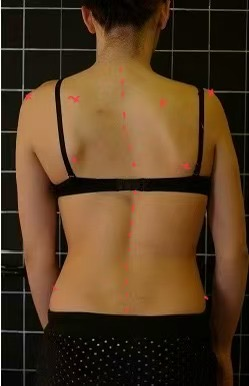
#> input picture app/uploads/back_1742291482_B93A44FA1763A4CEAFDCC8DC4DAD5638.jpg, 249 x 386 px; its folder holds only this picture in this run
$ python -i back_detector.py   (imports and definitions only)   (older library calls are emulated)
#> lines starting #> are read from the running program, lines starting #| are printed output that depends on the picture
#> further down, picture is the input picture: shape (386, 249, 3); mean B, G, R 34.9, 60.2, 85.2
### app/utils/anatomy_postprocess.py
import numpy as np
import cv2
from scipy.spatial import distance

class SpinePostProcessor:
    """基于解剖学约束的脊柱后处理"""

    def __init__(self, max_curve_angle=15, min_vertebra_dist=10):
        """
        Args:
            max_curve_angle: 最大允许的脊柱弯曲角度(度)
            min_vertebra_dist: 相邻椎骨最小距离(像素)
        """
        self.max_curve_angle = max_curve_angle
        self.min_vertebra_dist = min_vertebra_dist

    def apply_constraints(self, keypoints, image_shape):
        """应用解剖学约束"""
        # 1. 过滤低置信度关键点
        valid_points = keypoints[keypoints[:,2] > 0.5][:,:2] if keypoints.shape[1] > 2 else keypoints

        if len(valid_points) < 4:  # 需要至少4个点进行有意义的处理
            return valid_points, 0.0, 0.0

        # 2. 按y坐标排序（从上到下）
        valid_points = valid_points[np.argsort(valid_points[:, 1])]

        # 3. 强制最小椎骨间距
        valid_points = self._enforce_min_distance(valid_points)

        # 4. 检查椎体排列方向一致性
        valid_points = self._check_orientation(valid_points)

        # 5. 平滑脊柱曲线
        smoothed_points = self._smooth_curve(valid_points)

        # 6. 计算解剖学合理性评分
        symmetry_score = self._calc_symmetry(smoothed_points, image_shape)
        curvature_score = self._calc_curvature(smoothed_points)

        return smoothed_points, symmetry_score, curvature_score

    # [154 lines left out: functions _enforce_min_distance, _check_orientation, _smooth_curve, _calc_symmetry, _calc_curvature, visualize_postprocess, not called in this run]

### app/models/back_detector.py
import cv2
import numpy as np
import os
import logging
from pathlib import Path
from flask import current_app
import traceback
import time


class BackSpineDetector:
    """背部脊柱检测器 - 使用增强图像处理技术检测背部照片中的脊柱线"""

    def __init__(self, config=None):
        """初始化检测器

        Args:
            config: 配置参数
        """
        self.logger = logging.getLogger(__name__)

        # 默认配置
        self.config = {
            'num_keypoints': 17,  # 脊柱关键点数量
            'debug_mode': False,  # 调试模式
            'debug_dir': str(Path(__file__).parent.parent.parent / 'debug'),
            'hough_threshold': 30,  # 霍夫线检测阈值
            'hough_min_length': 50,  # 霍夫线最小长度
            'hough_max_gap': 10,    # 霍夫线最大间隔
            'edge_threshold1': 30,  # Canny边缘检测低阈值
            'edge_threshold2': 90   # Canny边缘检测高阈值
        }

        # 更新配置
        if config:
            self.config.update(config)

        # 创建调试目录
        if self.config['debug_mode']:
            os.makedirs(self.config['debug_dir'], exist_ok=True)

    def detect_spine(self, image):
        """改进的脊柱检测方法，引入医学解剖学约束和高级特征提取"""
        try:
            # 记录处理起始时间
            start_time = time.time()
            if 'current_app' in globals():
                current_app.logger.info("开始脊柱检测处理")
#> (this line was passed over: flask is not available in this run)

            # 1. 增强预处理 - 提高脊柱特征突出度
            img_height, img_width = image.shape[:2]
            preprocessed = self._enhanced_preprocess(image)

            # 2. 多尺度检测 - 在不同尺度搜索脊柱特征
            center_lines = []
            confidence_scores = []

            # 设置多尺度参数 - 在不同比例下检测
            scale_factors = [1.0, 0.75, 0.5]

            for scale in scale_factors:
                # 跳过太小的尺度
                if min(img_height, img_width) * scale < 100:
                    continue

                # 调整图像尺寸
                if scale != 1.0:
                    scaled_size = (int(img_width * scale), int(img_height * scale))
                    scaled_img = cv2.resize(preprocessed, scaled_size, interpolation=cv2.INTER_AREA)
                else:
                    scaled_img = preprocessed

                # 在当前尺度下检测
                line, score = self._detect_spine_at_scale(scaled_img)

                # 将坐标转换回原始尺度
                if scale != 1.0:
                    line[:, 0] = line[:, 0] / scale
                    line[:, 1] = line[:, 1] / scale

                center_lines.append(line)
                confidence_scores.append(score)

            # 3. 综合多尺度结果 - 选择最佳或融合结果
            if len(center_lines) > 0:
                # 选择置信度最高的结果
                best_idx = np.argmax(confidence_scores)
                raw_keypoints = center_lines[best_idx]
                best_score = confidence_scores[best_idx]

                if 'current_app' in globals():
                    current_app.logger.debug(f"最佳检测尺度得分: {best_score:.2f}")
            else:
                # 备用：使用基础检测方法
                raw_keypoints = self._generate_center_line(preprocessed)
                best_score = 0.5

            # 4. 应用解剖学约束并优化关键点
            from ..utils.anatomy_postprocess import SpinePostProcessor
            processor = SpinePostProcessor()
            refined_keypoints, symmetry, curvature = processor.apply_constraints(
                raw_keypoints, image.shape[:2]
            )

            # 5. 深度增强置信度计算
            keypoints_with_conf = []

            # 使用多种图像质量评估指标来增强置信度计算
            clarity_score = self._calculate_image_clarity(preprocessed)
            texture_score = self._calculate_texture_quality(preprocessed)
            contrast_score = self._calculate_contrast_quality(preprocessed)

            # 计算图像质量综合评分
            image_quality = (clarity_score * 0.5 + texture_score * 0.3 + contrast_score * 0.2)
            image_quality = min(0.95, max(0.5, image_quality))

            if 'current_app' in globals():
                current_app.logger.debug(f"图像质量评分: {image_quality:.2f} (清晰度={clarity_score:.2f}, "
                                      f"纹理={texture_score:.2f}, 对比度={contrast_score:.2f})")

            # 为每个点计算基础置信度
            base_confidence = min(0.95, max(0.4, image_quality * best_score))

            # 为每个点添加置信度
            for i, point in enumerate(refined_keypoints):
                # 位置因子 - 脊柱中间通常更清晰，因此置信度更高
                position_factor = 1.0 - 0.3 * abs(i / (len(refined_keypoints) - 1) - 0.5) * 2

                # 对称性和曲率的影响
                conf = base_confidence * position_factor * (0.7 + 0.3 * symmetry) * (0.7 + 0.3 * curvature)

                # 确保置信度在合理范围内
                conf = max(0.4, min(0.95, conf))

                keypoints_with_conf.append([point[0], point[1], conf])

            # 6. 最终排序和验证
            keypoints_array = np.array(keypoints_with_conf)
            sorted_indices = np.argsort(keypoints_array[:, 1])
            sorted_keypoints = keypoints_array[sorted_indices]

            # 记录检测耗时
            elapsed = time.time() - start_time
            if 'current_app' in globals():
                current_app.logger.info(f"脊柱检测完成，耗时 {elapsed:.3f}秒，"
                                      f"检测到 {len(sorted_keypoints)} 个关键点")

            return sorted_keypoints

        except Exception as e:
            if 'current_app' in globals():
                current_app.logger.error(f"脊柱检测失败: {str(e)}")
                current_app.logger.error(traceback.format_exc())
            # 返回备用关键点，但确保每个图像的关键点不同
            return self._generate_dynamic_keypoints(image)

    def _enhanced_preprocess(self, image):
        """增强的预处理步骤，优化脊柱特征提取

        Args:
            image: 输入图像

        Returns:
            处理后的图像
        """
        # 确保图像是彩色的
        if len(image.shape) < 3:
            img = cv2.cvtColor(image, cv2.COLOR_GRAY2BGR)
        else:
            img = image.copy()

        # 1. 提取灰度图像
        gray = cv2.cvtColor(img, cv2.COLOR_BGR2GRAY)
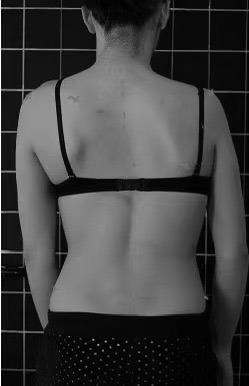
#> gray: shape (386, 249); min 0, max 255, mean 64.8

        # 2. 增强灰度图像对比度 (CLAHE)
        clahe = cv2.createCLAHE(clipLimit=3.0, tileGridSize=(8, 8))
        enhanced = clahe.apply(gray)
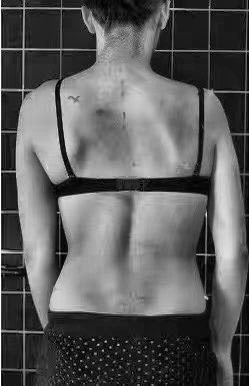
#> enhanced: shape (386, 249); min 0, max 255, mean 92.6

        # 3. 高斯降噪同时保留边缘
        denoised = cv2.bilateralFilter(enhanced, 9, 75, 75)

        # 4. 增强背部脊柱特征
        # 创建垂直脊柱特征探测器
        h, w = gray.shape[:2]
        vertical_size = max(3, int(h / 25))
        vertical_kernel = cv2.getStructuringElement(cv2.MORPH_RECT, (1, vertical_size))

        # 应用形态学操作增强垂直结构
        vertical = cv2.morphologyEx(denoised, cv2.MORPH_OPEN, vertical_kernel)
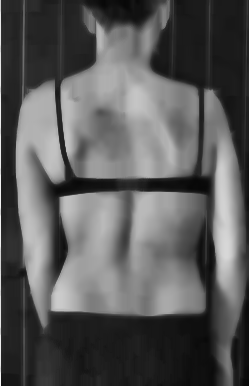
#> vertical: shape (386, 249); min 7, max 245, mean 89.7

        # 5. 进行边缘检测 - 动态阈值
        mean_val = np.mean(enhanced)
#> mean_val = 92.62
        std_val = np.std(enhanced)
#> std_val = 63.21

        low_threshold = max(10, int(mean_val / 2 - std_val / 2))
#> low_threshold = 14
        high_threshold = min(150, int(mean_val + std_val))
#> high_threshold = 150

        edges = cv2.Canny(vertical, low_threshold, high_threshold)
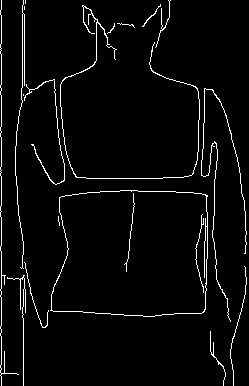
#> edges: shape (386, 249); 3.7% white in thin lines or dots

        # 6. 进行纹理增强
        # 使用Sobel算子计算梯度
        sobelx = cv2.Sobel(denoised, cv2.CV_64F, 1, 0, ksize=3)
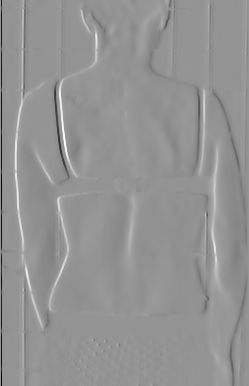
#> sobelx: shape (386, 249) float64; min -904, max 651, mean -3.5; drawn with min black and max white
        sobely = cv2.Sobel(denoised, cv2.CV_64F, 0, 1, ksize=3)
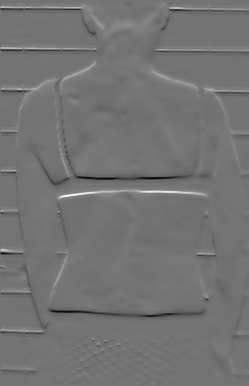
#> sobely: shape (386, 249) float64; min -525, max 633, mean 0; drawn with min black and max white

        # 计算梯度幅值和角度
        magnitude = cv2.magnitude(sobelx, sobely)
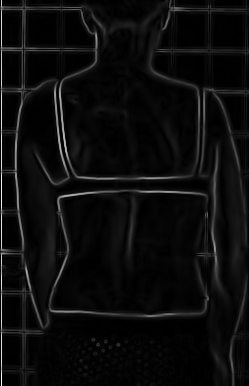
#> magnitude: shape (386, 249) float64; min 0, max 904, mean 45.3; drawn with min black and max white
        magnitude = cv2.normalize(magnitude, None, 0, 255, cv2.NORM_MINMAX).astype(np.uint8)

        # 7. 融合多种特征
        # 综合各种特征图
        feature_img = cv2.addWeighted(denoised, 0.6, magnitude, 0.4, 0)
#> (the rest of the program and of its run is left out)
